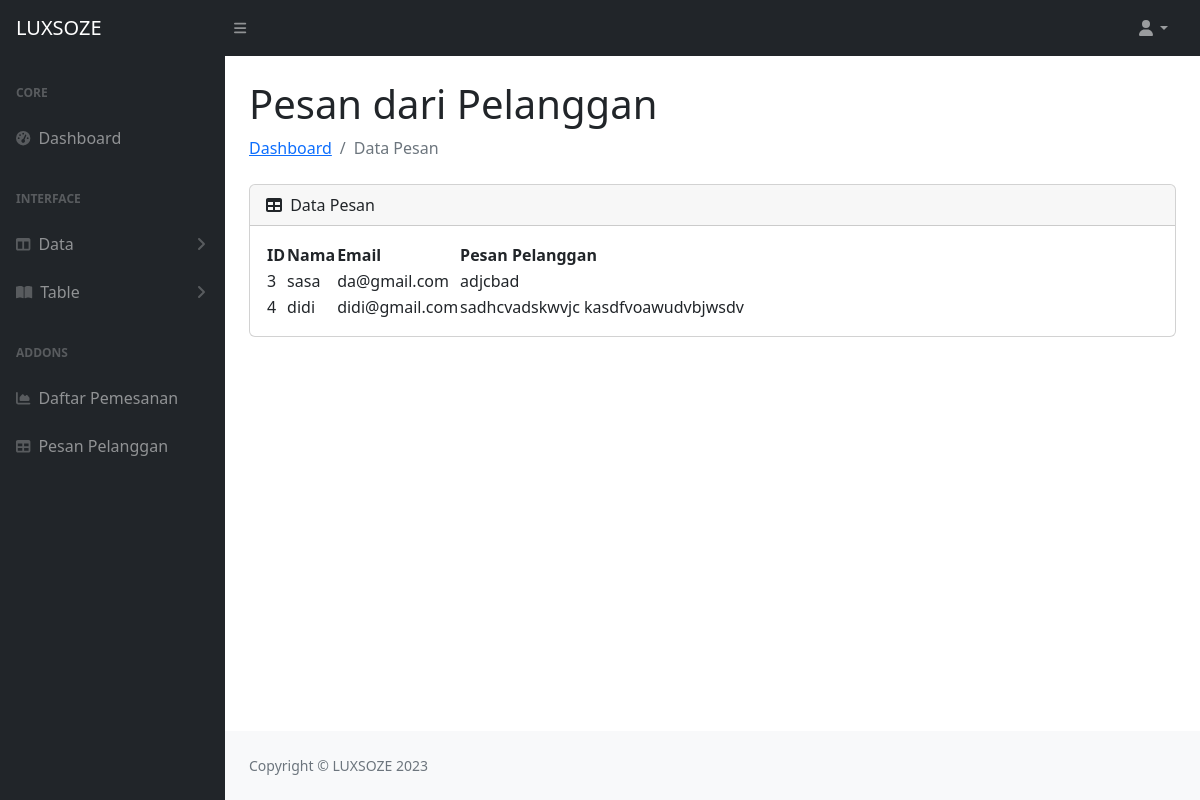
The page /admin/data_pesan.php on the database its author committed.
### tables this page shows
CREATE TABLE `pesan` (
  `id` int(11) NOT NULL,
  `nama` varchar(255) NOT NULL,
  `email` varchar(255) NOT NULL,
  `messenge` text NOT NULL
);

### admin/data_pesan.php (the view, shortened to what this page needs)
<?php
require '../include/config.php';
$query = "SELECT * FROM pesan";
$result = mysqli_query($conn, $query);
?>
<?php include 'include/navbar.php' ?>
<div id="layoutSidenav_content">
    <main>
        <div class="container-fluid px-4">
            <h1 class="mt-4">Pesan dari Pelanggan</h1>
            <ol class="breadcrumb mb-4">
                <li class="breadcrumb-item"><a href="index.html">Dashboard</a></li>
                <li class="breadcrumb-item active">Data Pesan</li>
            </ol>
            <div class="card mb-4">
                <div class="card-header">
                    <i class="fas fa-table me-1"></i>
                    Data Pesan
                </div>
                <div class="card-body">
                    <table id="datatablesSimple">
                        <thead>
                            <tr>
                                <th>ID</th>
                                <th>Nama</th>
                                <th>Email</th>
                                <th>Pesan Pelanggan</th>
                            </tr>
                        </thead>
                        <tbody>
                            <?php while ($row = mysqli_fetch_assoc($result)): ?>
                                <tr>
                                    <td>
                                        <?php echo $row['id']; ?>
                                    </td>
                                    <td>
                                        <?php echo $row['nama']; ?>
                                    </td>
                                    <td>
                                        <?php echo $row['email']; ?>
                                    </td>
                                    <td>
                                        <?php echo $row['messenge']; ?>
                                    </td>
                                </tr>
                            <?php endwhile; ?>
                        </tbody>
                    </table>
                </div>
            </div>
        </div>
    </main>
    <?php include 'include/footer.php' ?>

### rows shown on the page
pesan: id "3", nama "sasa", email "da@gmail.com", messenge "adjcbad"
pesan: id "4", nama "didi", email "didi@gmail.com", messenge "sadhcvadskwvjc kasdfvoawudvbjwsdv"
